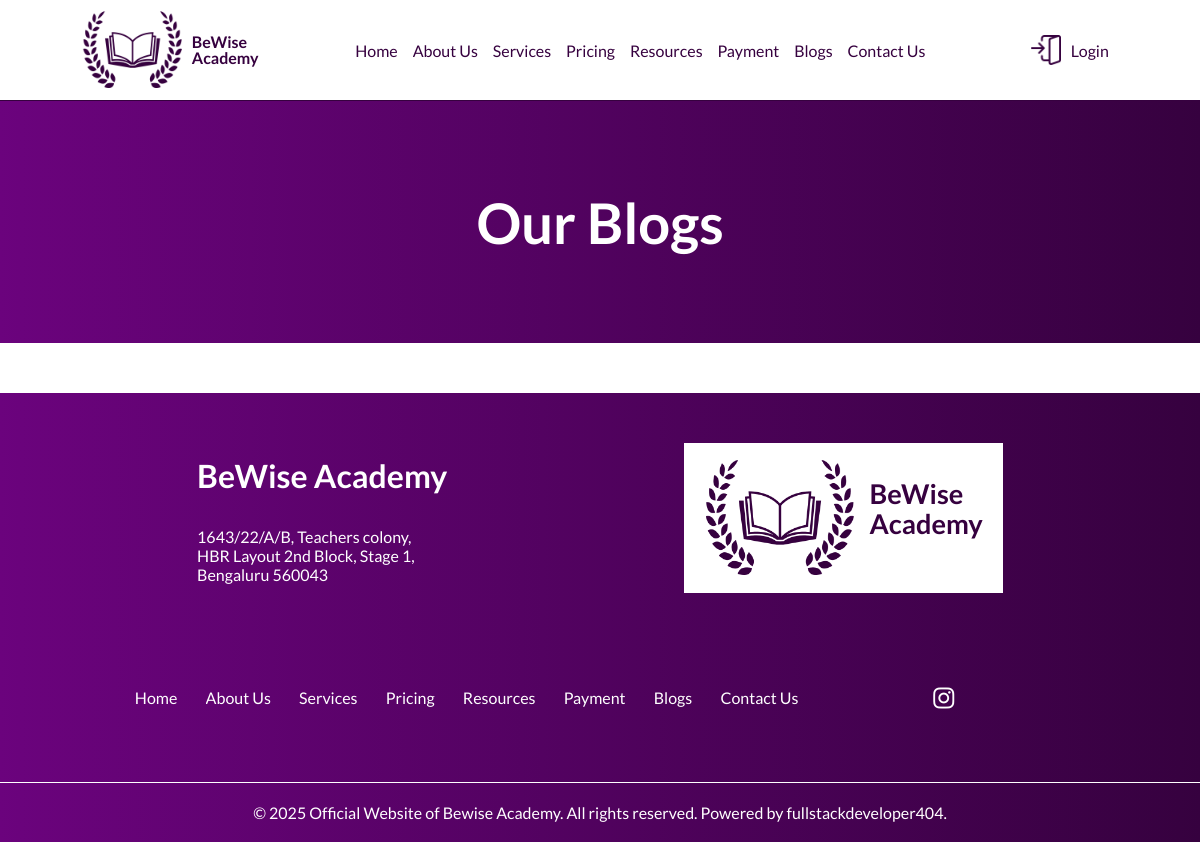
Before: /blogs with the older database file.
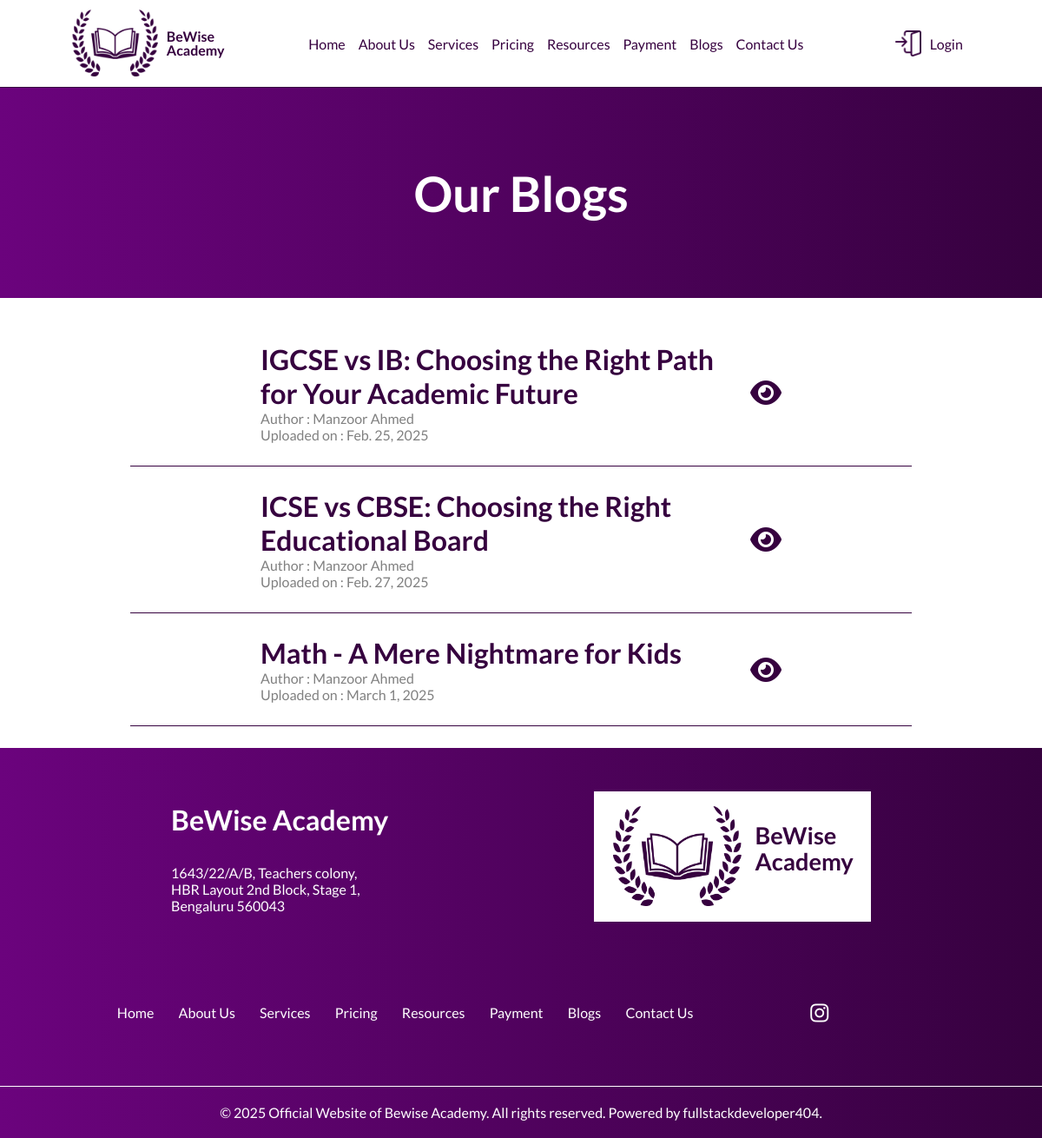
After: the same page with the newer database file.
### tutor/models.py (models this page shows, shortened)
class Blogs(models.Model):
    bid = models.UUIDField(
        primary_key=True,
        default=uuid.uuid4,
        editable=False)
    blogTitle = models.CharField(max_length=100)
    blogAuthor = models.CharField(max_length=50)
    blogUploadDate = models.DateField(default=datetime.date.today)
    blogImage = models.ImageField(upload_to="media/blogs/", height_field=None, width_field=None, max_length=1000)
    blogPara = models.TextField()

### tutor/views.py (the view, shortened to what this page needs)
# urls.py: path('blogs',BlogListView.as_view(),name='blogList'),
class BlogListView(ListView):
    model = Blogs
    template_name = "blogList.html"
    context_object_name = 'blogs'

### templates/blogList.html (shortened to what this page needs)
<!DOCTYPE html>
{% extends 'base.html' %}
{% load static %}
    {% block extrahead %}
    <link rel="stylesheet" href="{% static './static/css/blogList.css' %}">
    {% endblock %}
    {% block content %}
    <div class="main-body">
        <div class="header">
            <h1>Our Blogs</h1>
        </div>
        <div class="blog-list">
            {% for i in object_list %}
            <div class="blog">
                <p><span><b>{{i.blogTitle}}</b></span><br>Author : {{i.blogAuthor }}<br>Uploaded on : {{i.blogUploadDate }}</p>
                <br>
                <div class="tooltipt">
                    <a href="{% url 'blogDetail' i.bid  %}"><i class="fa-solid fa-eye" style="color: #36013f;"></i></a>
                </div>
            </div>
            {% endfor %}
        </div>
    </div>
    {% endblock content %}

### templates/base.html (shortened to what this page needs)
<!DOCTYPE html>
{% load static %}
<html lang="en">
<head>
    <link rel="stylesheet" href="{% static './static/css/base.css' %}">
    {% block extrahead %}{% endblock %}
</head>
<body>
    <div class="nav-bar">
        <a href="{% url 'home' %}" style="text-decoration:none; color:#36013F;">
            <div class="nav-bar-1">
                <img src="{% static './static/content/Logo.png' %}" alt="Logo">
                <p><b>BeWise<br> Academy</b></p>
            </div>
        </a>
        <div class="nav-bar-2">
            <a href="{% url 'home' %}">Home</a>
            <a href="{% url 'about' %}">About Us</a>
            <a href="{% url 'services' %}">Services</a>
            <a href="{% url 'price' %}">Pricing</a>
            <a href="{% url 'resources' %}">Resources</a>
            <a href="{% url 'payment' %}">Payment</a>
            <a href="{% url 'blogList' %}">Blogs</a>
            <a href="{% url 'contact' %}">Contact Us</a>
        </div>
        {% if user.is_authenticated %}
        <div class="nav-bar-3" style="width:20%">
            <img class="nav-bar-3-img" src="{% static './static/content/logout.png' %}" alt=""><a
                href="{% url 'logout' %}"> Logout </a> | <img class="nav-bar-3-img"
                src="{% static './static/content/edit.png' %}" alt=""> <a href="{% url 'edit_profile' %}"> Edit
                Profile</a>
        </div>
        {% else %}
        <div class="nav-bar-3" style="width:8%">
            <img class="nav-bar-3-img" src="{% static './static/content/login.png' %}" alt=""><a
                href="{% url 'login' %}">Login</a>
        </div>
        {% endif %}
    </div>
    {% block content %}
    {% endblock content %}
    <div class="footer">
        <div class="footer1">
            <div class="footer1-1">
                <p class="p1"><b>BeWise Academy</b></p>
                <p class="p2">1643/22/A/B, Teachers colony,<br> HBR Layout 2nd Block, Stage 1, <br>Bengaluru
                    560043</p>
            </div>
            <div class="footer2-1">
                <img src="{% static './static/content/Logo.png' %}" alt="logo">
                <p><b>BeWise<br>Academy</b></p>
            </div>
        </div>
        <div class="footer2">
            <div class="footer2-2">
                <a href="{% url 'home' %}">Home</a>
                <a href="{% url 'about' %}">About Us</a>
                <a href="{% url 'services' %}">Services</a>
                <a href="{% url 'price' %}">Pricing</a>
                <a href="{% url 'resources' %}">Resources</a>
                <a href="{% url 'payment' %}">Payment</a>
                <a href="{% url 'blogList' %}">Blogs</a>
                <a href="{% url 'contact' %}">Contact Us</a>
            </div>
            <div class="footer2-3">
                <a href="https://www.instagram.com/bewiseacademy2019/profilecard/?igsh=MXViY3dzcGJhdDk2dQ=="
                    class="footer-links"><i class="fa-brands fa-instagram"
                        style="color: white; font-size: 1.5rem;"></i></a>
            </div>
        </div>
    </div>
    <div class="copy-rights">
        <p>© <span id="current-year"></span> Official Website of Bewise Academy. All rights reserved. Powered by
            fullstackdeveloper404.</p>
    </div>
</body>
</html>

### static/css/base.css (style rules this page uses)
:root { --font: 'Lato', sans-serif; }
body { margin: 0; font-family: var(--font); }
.header { width: 100%; margin: 0; color: white; background: rgb(107, 3, 125); background: linear-gradient(90deg, rgba(107, 3, 125, 1) 0%, rgba(54, 1, 63, 1) 100%); padding: 50px 0; text-align: center; font-weight: 900; }
.nav-bar { display: flex; flex-direction: row; width: 100%; color: #36013F; font-family: var(--font); border-bottom: 1px solid #36013F; }
.nav-bar-1, .nav-bar-2, .nav-bar-3 { display: flex; flex-direction: row; align-items: center; }
.nav-bar-1 p { line-height: 1; margin-left: 10px; margin-bottom: 0; }
.nav-bar-2 a, .nav-bar-3 a { background-image: linear-gradient(to right, #36013f, #36013f 50%, #36013f 50%); background-size: 200% 100%; background-position: -100%; display: inline-block; padding: 5px 0; position: relative; -webkit-background-clip: text; -webkit-text-fill-color: transparent; transition: all 0.3s ease-in-out; }
.nav-bar-2 a:before, .nav-bar-3 a:before { content: ''; background: #36013f; display: block; position: absolute; bottom: -3px; left: 0; width: 0; height: 3px; transition: all 0.3s ease-in-out; }
.tooltipt { position: relative !important; }
.footer { color: white; background: rgb(107, 3, 125); background: linear-gradient(90deg, rgba(107, 3, 125, 1) 0%, rgba(54, 1, 63, 1) 100%); display: flex; font-family: var(--font); }
.footer1-1 { margin-top: 50px; }
.footer1-1 .p2 { color: white; }
.footer2-1 { background-color: white; color: #36013F; display: flex; flex-direction: row; justify-content: center; align-items: center; padding-right: 20px; padding-left: 20px; margin-bottom: 20px; }
.footer2-2 a { background-image: linear-gradient(to right, white, white 50%, white 50%); background-size: 200% 100%; background-position: -100%; display: inline-block; padding: 5px 0; position: relative; -webkit-background-clip: text; -webkit-text-fill-color: transparent; transition: all 0.3s ease-in-out; }
.footer2-2 a:before { content: ''; background: white; display: block; position: absolute; bottom: -3px; left: 0; width: 0; height: 3px; transition: all 0.3s ease-in-out; }
.copy-rights { background: rgb(107, 3, 125); background: linear-gradient(90deg, rgba(107, 3, 125, 1) 0%, rgba(54, 1, 63, 1) 100%); text-align: center; font-family: var(--font); color: white; border-top: 1px solid white; }
.copy-rights p { margin: 0; }
@media screen and (min-width: 1024px) { .nav-bar { justify-content: space-evenly; } }
@media screen and (min-width: 1024px) { .nav-bar .nav-bar-1 img { height: 100px; width: 100px; } }
@media screen and (min-width: 1024px) { .nav-bar-1, .nav-bar-2, .nav-bar-3 { justify-content: center; } }
@media screen and (min-width: 1024px) { .nav-bar-2 { width: 50%; justify-content: space-evenly; } }
@media screen and (min-width: 1024px) { .nav-bar-3 { justify-content: space-evenly; } }
@media screen and (min-width: 1024px) { .nav-bar .nav-bar-3 img { height: 30px; width: 30px; } }
@media screen and (min-width: 1024px) { .header h1 { font-size: 3.5rem; } }
@media screen and (min-width: 1024px) { .footer { width: 100%; height: 100%; flex-direction: column; } }
@media screen and (min-width: 1024px) { .footer1, .footer2 { width: 100%; display: flex; flex-direction: row; align-items: center; } }
@media screen and (min-width: 1024px) { .footer1 { justify-content: space-evenly; margin-bottom: 70px; } }
@media screen and (min-width: 1024px) { .footer1-1 .p1 { font-size: 2rem; margin-top: 0; } }
@media screen and (min-width: 1024px) { .footer2 { justify-content: space-evenly; margin-bottom: 70px; } }
@media screen and (min-width: 1024px) { .footer2-1 { margin-left: 40px; margin-top: 50px; } }
@media screen and (min-width: 1024px) { .footer2-1 img { height: 150px; width: 150px; } }
@media screen and (min-width: 1024px) { .footer2-1 p { margin-top: 10px; font-size: 1.7rem; margin-left: 15px; line-height: 30px; } }
@media screen and (min-width: 1024px) { .footer2-2 { margin: 0 20px; width: 60%; display: flex; flex-direction: row; justify-content: space-evenly; } }
@media screen and (min-width: 1024px) { .footer2-3 { width: 15%; } }
@media screen and (min-width: 1024px) { .copy-rights { padding: 20px 0; } }

Changed rows visible on the page:
added Blogs: blogTitle "IGCSE vs IB: Choosing the Right Path for Your Academic Future", blogAuthor "Manzoor Ahmed", blogUploadDate "Feb. 25, 2025"
added Blogs: blogTitle "ICSE vs CBSE: Choosing the Right Educational Board", blogAuthor "Manzoor Ahmed", blogUploadDate "Feb. 27, 2025"
added Blogs: blogTitle "Math - A Mere Nightmare for Kids", blogAuthor "Manzoor Ahmed", blogUploadDate "March 1, 2025"
